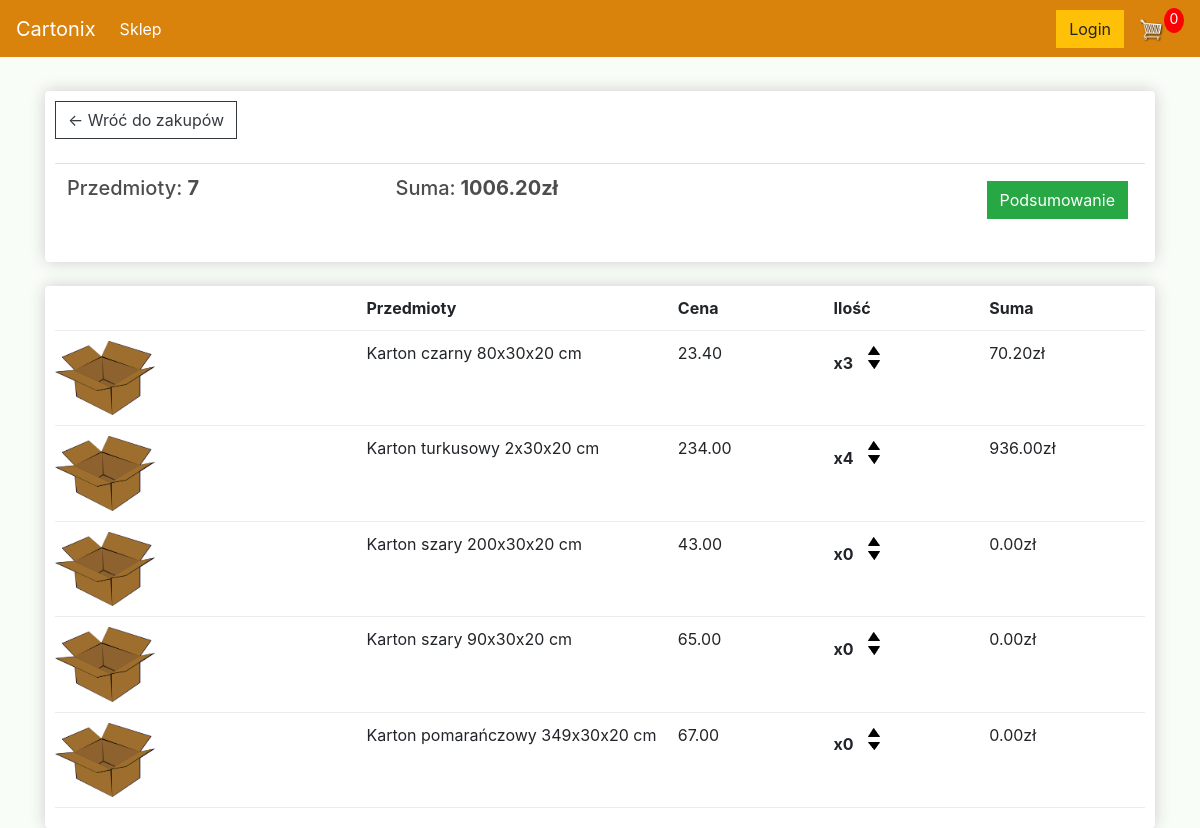
/cart/ (signed in), run on an earlier commit of the app's database.
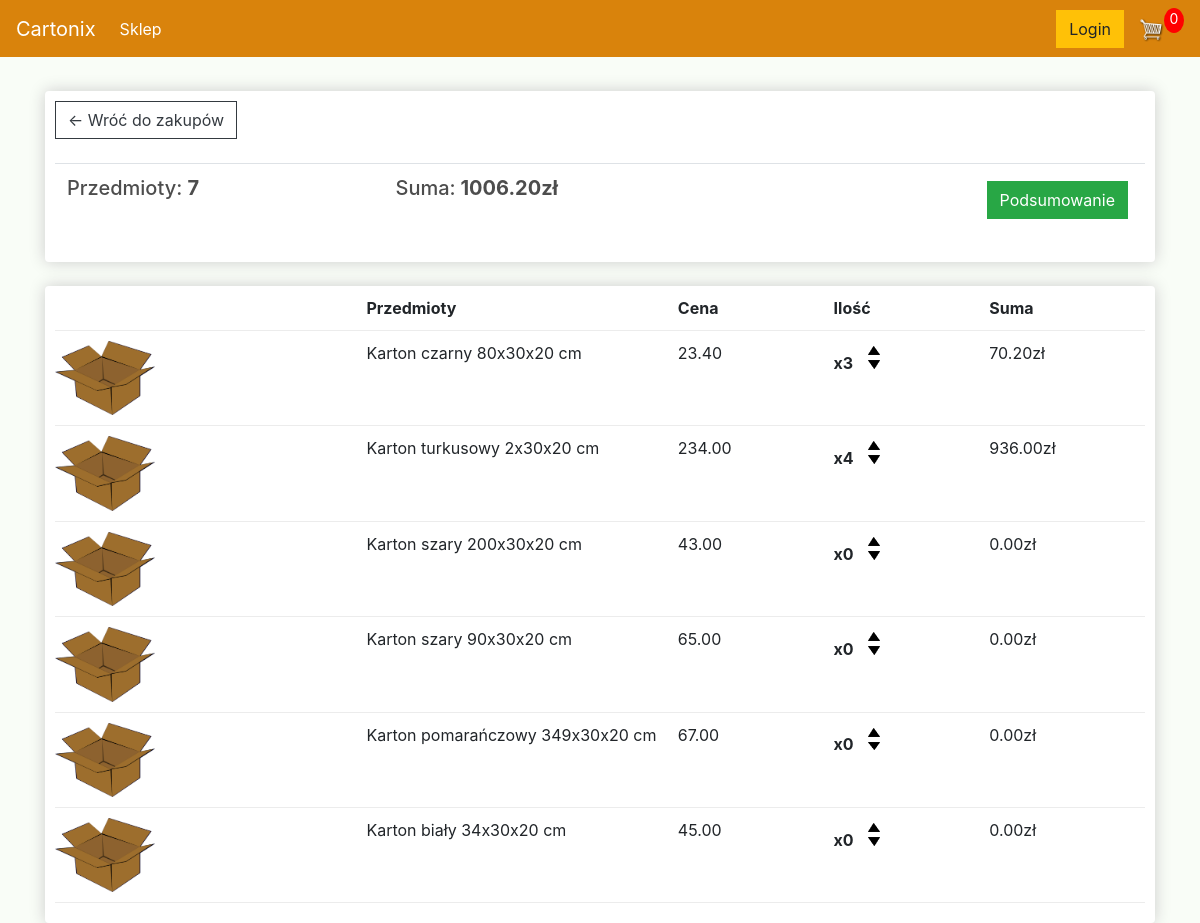
And on a later commit of the database.
### cartoon_shoop/models.py (models this page shows, shortened)
class OrderItem(models.Model):
    order = models.ForeignKey(Order, on_delete=models.SET_NULL, null=True)
    product = models.ForeignKey(Product, on_delete=models.SET_NULL, null = True)
    quantity = models.IntegerField(default=0, null=True)
    date_added = models.DateTimeField(auto_now_add=True, null=True)
    @property
    def get_total(self):
        total = self.product.price * self.quantity
        return total

class Product(models.Model):
    name = models.CharField(max_length=1000, null=True)
    price = models.FloatField()
    digital = models.BooleanField(default=False, null=True)
    image = models.ImageField(null = True)
    @property
    def imageURL(self):
        try:
            url = self.image.url
        except:
            url = ''
        return url

### cartoon_shoop/views.py (the view)
# urls.py: path('cart/', views.cart, name="cart"),
def cart(request):
	if request.user.is_authenticated:
		customer = request.user.customer
		order, created =Order.objects.get_or_create(customer=customer, complete=False)
		items = order.orderitem_set.all()
	else:
		items =[]
		order = []
	context = {'items': items, 'order': order}
	return render(request, 'cartoon_shoop/cart.html', context)

### cartoon_shoop/models.py (called while the page is built)
    @property
    def get_cart_total_price(self):
        orderitem = self.orderitem_set.all()
        total = sum([item_total.get_total for item_total in orderitem])
        return total

    @property
    def get_total_all_items(self):
        all_items = self.orderitem_set.all()
        total2 = sum([total.quantity for total in all_items])
        return total2

### cartoon_shoop/templates/cartoon_shoop/cart.html
{% extends 'cartoon_shoop/main.html' %}
{% load static %}
{% block content %}
	<div class="row">
		<div class="col-lg-12">
			<div class="box-element">
				<a  class="btn btn-outline-dark" href="{% url 'store' %}">&#x2190; Wróć do zakupów</a>
				<br>
				<br>
				<table class="table">
					<tr>
						<th><h5>Przedmioty: <strong>{{order.get_total_all_items}}</strong></h5></th>
						<th><h5>Suma:<strong> {{order.get_cart_total_price|floatformat:2}}zł</strong></h5></th>
						<th>
							<a  style="float:right; margin:5px;" class="btn btn-success" href="{% url 'checkout' %}">Podsumowanie</a>
						</th>
					</tr>
				</table>
			</div>
			<br>
			<div class="box-element">
				<div class="cart-row">
					<div style="flex:2"></div>
					<div style="flex:2"><strong>Przedmioty</strong></div>
					<div style="flex:1"><strong>Cena</strong></div>
					<div style="flex:1"><strong>Ilość</strong></div>
					<div style="flex:1"><strong>Suma</strong></div>
				</div>
				{% for item in items%}
				<div class="cart-row">
					<div style="flex:2"><img class="row-image" src="{{item.product.imageURL}}"></div>
					<div style="flex:2"><p>{{item.product.name}}</p></div>
					<div style="flex:1"><p>{{item.product.price|floatformat:2}}</p></div>
					<div style="flex:1">
						<p class="quantity">x{{item.quantity}}</p>
						<div class="quantity">
							<img class="chg-quantity" src="{% static  'images/arrow_up.png' %}">
							<img class="chg-quantity" src="{% static  'images/arrow_down.png' %}">
						</div>
					</div>
					<div style="flex:1"><p>{{item.get_total|floatformat:2}}zł</p></div>
				</div>
				{% endfor %}
			</div>
		</div>
	</div>
{% endblock content %}

What changed in the data, as far as the page shows it:
added OrderItem: product.imageURL (picture), product.name "Karton biały 34x30x20 cm", product.price "45.00", quantity "0", get_total "0.00"
